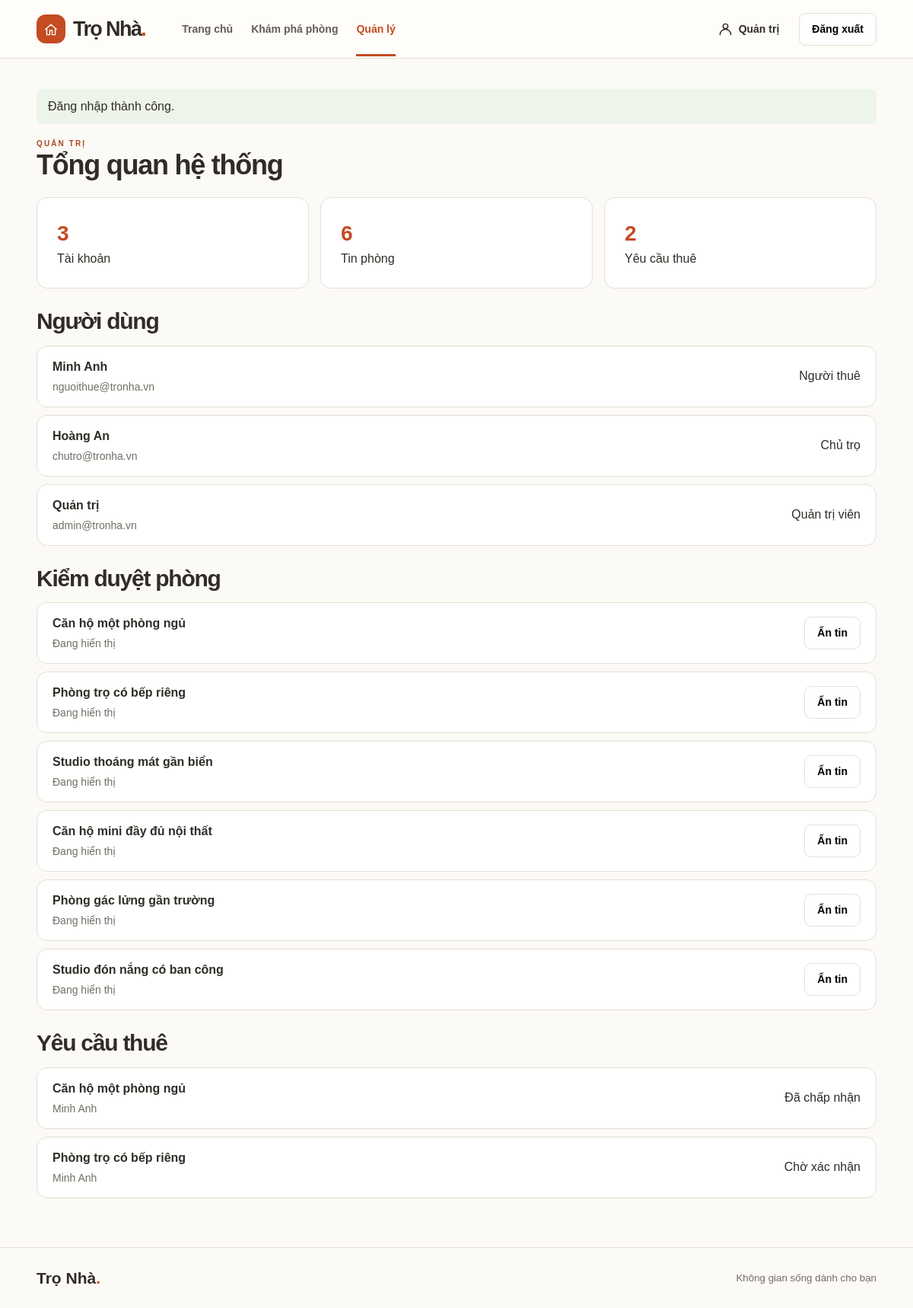
Page /admin/index.php (signed in) on the committed database.
### tables this page shows
CREATE TABLE IF NOT EXISTS users (
 id INT UNSIGNED AUTO_INCREMENT PRIMARY KEY, name VARCHAR(120) NOT NULL, email VARCHAR(150) NOT NULL UNIQUE,
 hash VARCHAR(255) NOT NULL, role ENUM('renter','landlord','admin') NOT NULL, phone VARCHAR(24) NOT NULL DEFAULT ''
);

CREATE TABLE IF NOT EXISTS rooms (
 id INT UNSIGNED AUTO_INCREMENT PRIMARY KEY, owner INT UNSIGNED NOT NULL, title VARCHAR(160) NOT NULL,
 city VARCHAR(100) NOT NULL, district VARCHAR(120) NOT NULL, price INT UNSIGNED NOT NULL, area DECIMAL(7,1) NOT NULL,
 type VARCHAR(50) NOT NULL DEFAULT 'Phòng trọ', description TEXT NOT NULL, amenities VARCHAR(500) NOT NULL,
 image MEDIUMTEXT NOT NULL, available TINYINT NOT NULL DEFAULT 1, hidden TINYINT NOT NULL DEFAULT 0,
 archived TINYINT NOT NULL DEFAULT 0, FOREIGN KEY(owner) REFERENCES users(id)
);

CREATE TABLE IF NOT EXISTS requests (
 id INT UNSIGNED AUTO_INCREMENT PRIMARY KEY, room INT UNSIGNED NOT NULL, renter INT UNSIGNED NOT NULL,
 status ENUM('pending','accepted','rejected') NOT NULL DEFAULT 'pending', created_at TIMESTAMP NOT NULL DEFAULT CURRENT_TIMESTAMP,
 FOREIGN KEY(room) REFERENCES rooms(id), FOREIGN KEY(renter) REFERENCES users(id)
);

### config/database.php (called while the page is built)
<?php
function getConnection(): PDO {
    static $pdo;
    if (!$pdo) {
        $dsn = sprintf('mysql:host=%s;port=%s;dbname=%s;charset=utf8mb4', getenv('DB_HOST') ?: '127.0.0.1', getenv('DB_PORT') ?: '3307', getenv('DB_NAME') ?: 'quan_ly_phong_tro');
        $pdo = new PDO($dsn, getenv('DB_USER') ?: 'root', getenv('DB_PASSWORD') ?: '', [
            PDO::ATTR_ERRMODE => PDO::ERRMODE_EXCEPTION, PDO::ATTR_DEFAULT_FETCH_MODE => PDO::FETCH_ASSOC,
            PDO::ATTR_EMULATE_PREPARES => false
        ]);
    }
    return $pdo;
}

### admin/index.php (the view)
<?php
require dirname(__DIR__) . '/config/auth.php';
startPage('admin');
?>
<?php
$users=sql('SELECT name,email,role FROM users ORDER BY id')->fetchAll();
 $rooms=sql('SELECT id,title,hidden,archived FROM rooms ORDER BY id DESC')->fetchAll();
 $requests=sql('SELECT r.title,u.name,q.status FROM requests q JOIN rooms r ON r.id=q.room JOIN users u ON u.id=q.renter ORDER BY q.id DESC')->fetchAll();
?><div class="eyebrow">QUẢN TRỊ</div><h1>Tổng quan hệ thống</h1><div class="stats"><?php foreach(['Tài khoản'=>count($users),'Tin phòng'=>count(array_filter($rooms,fn($r)=>!$r['archived'])),'Yêu cầu thuê'=>count($requests)] as $label=>$n):?><div class="panel"><strong><?=$n?></strong><?=h($label)?></div><?php endforeach;?></div><h2>Người dùng</h2><div class="rows"><?php foreach($users as $u):?><article class="row"><div><b><?=h($u['name'])?></b><p><?=h($u['email'])?></p></div><?=ROLES[$u['role']]?></article><?php endforeach;?></div>
<h2>Kiểm duyệt phòng</h2><div class="rows"><?php foreach($rooms as $r):?><article class="row"><div><b><?=h($r['title'])?></b><p><?=$r['archived']?'Đã lưu trữ':($r['hidden']?'Đang ẩn':'Đang hiển thị')?></p></div><?php if(!$r['archived'])actionForm($r['hidden']?'restore':'hide',$r['id'],$r['hidden']?'Khôi phục':'Ẩn tin');?></article><?php endforeach;if(!$rooms):?><p>Chưa có phòng.</p><?php endif;?></div>
<h2>Yêu cầu thuê</h2><div class="rows"><?php foreach($requests as $q):?><article class="row"><div><b><?=h($q['title'])?></b><p><?=h($q['name'])?></p></div><?=STATUS[$q['status']]?></article><?php endforeach;if(!$requests):?><p>Chưa có yêu cầu thuê.</p><?php endif;?></div>
<?php require ROOT.'/components/footer.php'; ?>

### components/header.php (shortened to what this page needs)
<?php
require_once ROOT.'/components/icons.php';
$ownerArea=str_starts_with(ROUTES[$page],'landlord/');
$nav=['home'=>'Trang chủ','browse'=>'Khám phá phòng'];
if(($user['role']??'')==='admin')$nav['admin']='Quản lý';
$active=$page==='home'&&isset($_GET['browse'])?'browse':($ownerArea&&$page!=='inbox'?'dashboard':$page);
?>
<!doctype html><html lang="vi"><head><meta charset="utf-8"><meta name="viewport" content="width=device-width,initial-scale=1"><title><?=h($nav[$active]??'Phòng trọ')?> · Trọ Nhà</title>
<link rel="stylesheet" href="<?=asset('css/style.css')?>"><link rel="stylesheet" href="<?=asset('css/home.css')?>"><link rel="stylesheet" href="<?=asset('css/auth.css')?>"></head><body>
<a class="skip" href="#main">Đến nội dung chính</a><header><div class="wrap top"><a class="brand" href="<?=url()?>"><span class="logo-mark"><?=icon('home')?></span><span>Trọ Nhà<b>.</b></span></a><nav><?php foreach($nav as $key=>$label):?><a class="<?=$active===$key?'active':''?>" href="<?=url($key)?>"><?=h($label)?></a><?php endforeach;?></nav><div class="account">
<?php if($user):?><a class="btn plain" href="<?=url('profile')?>"><?=icon('user').h($user['name'])?></a><form method="post" action="<?=url('logout')?>"><?=csrf()?><button class="btn outline" name="action" value="logout">Đăng xuất</button></form><?php else:?><a class="btn plain" href="<?=url('login')?>"><?=icon('door')?>Đăng nhập</a><a class="btn primary" href="<?=url('register')?>">Đăng ký</a><?php endif;?></div></div></header>
<main tabindex="-1" id="main" class="<?=$ownerArea?'':'wrap '?>page <?=$active==='home'?'homepage':''?>"><?php if(isset($_SESSION['message'])):?><p class="flash" role="status"><?=h($_SESSION['message'])?></p><?php endif;?>

### components/icons.php
<?php
function icon($name){
 $paths=[
    'home' => 'm3 12 9-8 9 8M5 11v10h5v-7h4v7h5V11',
    'pin' => 'M19 10c0 5-7 11-7 11S5 15 5 10a7 7 0 1 1 14 0z M14 10a2 2 0 1 1-4 0 2 2 0 0 1 4 0z',
    'coin' => 'M3 6h18v13H3z M3 10h18m-6 5h3',
    'area' => 'M3 9V3h6m6 0h6v6m0 6v6h-6m-6 0H3v-6',
    'search' => 'M16 16l5 5 M18 10a8 8 0 1 1-16 0 8 8 0 0 1 16 0z',
    'arrow' => 'M4 12h15m-6-6 6 6-6 6',
    'chev' => 'm7 10 5 5 5-5',
    'door' => 'M10 4h10v16H10M2 12h13m-5-5 5 5-5 5',
    'user' => 'M16 7a4 4 0 1 1-8 0 4 4 0 0 1 8 0z M3 21a9 9 0 0 1 18 0',
    'plus' => 'M12 4v16M4 12h16',
];
 return '<svg class="icon" viewBox="0 0 24 24" fill="none" stroke="currentColor" stroke-width="1.8" stroke-linecap="round" stroke-linejoin="round" aria-hidden="true"><path d="'.$paths[$name].'"/></svg>';
}

### config/auth.php (shortened to what this page needs)
<?php
require_once __DIR__.'/database.php';
function h($value){return htmlspecialchars((string)$value,ENT_QUOTES|ENT_SUBSTITUTE,'UTF-8');}
function sql($query,$args=[]){$s=getConnection()->prepare($query);$s->execute($args);return $s;}
function one($query,$args=[]){return sql($query,$args)->fetch();}
function url($page='home',$args=[]){
 $script=str_replace(DIRECTORY_SEPARATOR,'/',$_SERVER['SCRIPT_NAME']);
 $file=str_replace(DIRECTORY_SEPARATOR,'/',$_SERVER['SCRIPT_FILENAME']);
 $relative=substr($file,strlen(str_replace(DIRECTORY_SEPARATOR,'/',ROOT)));
 $prefix=substr($script,0,strlen($script)-strlen($relative));
 if($page==='browse'){
  if(isset($args['id']))$page='detail';
  else $args=['browse'=>1]+$args;
 }
 return $prefix.'/'.ROUTES[$page].($args?'?'.http_build_query($args):'');
}
function csrf(){return '<input type="hidden" name="token" value="'.h($_SESSION['token']).'">';}
function actionForm($action,$id,$label,$class='outline',$extra=''){
 echo '<form method="post" '.$extra.'>'.csrf().'<input type="hidden" name="action" value="'.h($action).'"><input type="hidden" name="id" value="'.(int)$id.'"><button class="btn '.h($class).'">'.h($label).'</button></form>';
}
function startup($page){
 try{
 $user=isset($_SESSION['uid'])?one('SELECT id,name,email,role,phone FROM users WHERE id=?',[$_SESSION['uid']]):null;
 }catch(DomainException $e){$error=$e->getMessage();}
 catch(PDOException $e){if(isset($e->errorInfo[1])&&$e->errorInfo[1]===1062){$error='Email này đã được sử dụng.';}else{databaseError();}}
}
function asset($path){return substr(url('home'),0,-strlen('pages/home.php')).$path;}
function startPage($key){
 global $page,$user,$error,$ownerArea;
 $page=$key;
 startup($key);
 require ROOT.'/components/header.php';
}

### components/footer.php
</main><?php if($ownerArea??false):?></div><?php endif;?><footer><div class="wrap"><strong>Trọ Nhà<span>.</span></strong><small>Không gian sống dành cho bạn</small></div></footer></body></html>

### css/style.css (style rules this page uses)
:root { --ink:#302d27;--muted:#716d63;--orange:#c44b22;--line:#e5dfd5;--paper:#fcfaf6;font-family:Arial,Helvetica,sans-serif;color:var(--ink);background:var(--paper);line-height:1.5 }
* { box-sizing:border-box }
body { margin:0 }
a { color:inherit;text-decoration:none }
button,input,select,textarea { font:inherit }
button,a,select { touch-action:manipulation }
button { cursor:pointer }
.wrap { width:min(1216px,92%);margin:auto }
.icon { width:19px;height:19px;vertical-align:middle;flex:none }
header { background:#fffdf9;border-bottom:1px solid var(--line) }
.top { min-height:76px;display:flex;align-items:center;gap:clamp(20px,4vw,68px) }
.brand { display:inline-flex;gap:10px;align-items:center;font-size:27px;font-weight:800;letter-spacing:-1.6px;white-space:nowrap }
.brand b,footer strong span { color:var(--orange) }
.logo-mark { display:grid;place-items:center;width:38px;height:38px;border-radius:12px;background:var(--orange);color:white }
.logo-mark svg { width:30px }
.top nav,.account,.actions { display:flex;align-items:center;gap:18px;flex-wrap:wrap }
.top nav { gap:24px }
.top nav a { color:#625e57;font-weight:600;font-size:14px;padding:26px 0 22px;border-bottom:3px solid transparent }
.top nav .active { color:var(--orange);border-color:var(--orange) }
.account { margin-left:auto;gap:9px }
.btn,.text-link { display:inline-flex;align-items:center;justify-content:center;gap:8px;font-weight:650 }
.btn { border:1px solid transparent;border-radius:9px;padding:10px 16px;font-size:14px }
.plain { background:transparent }
.btn.outline,.btn.danger { background:#fff;border-color:var(--line) }
.page { padding:40px 0 64px;min-height:77vh }
.eyebrow { font-size:10px;letter-spacing:2.1px;font-weight:800;color:#a74824;display:flex;align-items:center;gap:8px }
h1,h2,h3,p { margin:0 }
h1,h2 { letter-spacing:-1.25px;line-height:1.15 }
h1 { font-size:clamp(29px,3vw,42px);margin-bottom:22px }
h2 { font-size:clamp(24px,2.5vw,34px) }
.card,.panel,.row { background:white;border:1px solid var(--line);border-radius:14px }
.panel { padding:26px }
.form-grid,.stats { display:grid;grid-template-columns:1fr 1fr;gap:15px }
.rows { display:grid;gap:10px }
.row { display:flex;align-items:center;justify-content:space-between;padding:15px 20px;gap:12px }
.row p { font-size:14px;color:var(--muted);margin-top:4px }
.stats { grid-template-columns:repeat(3,1fr);margin:20px 0 }
.stats strong { display:block;font-size:28px;color:var(--orange) }
.rows+h2,.stats+h2 { margin:26px 0 14px }
footer { border-top:1px solid var(--line);color:var(--muted) }
footer .wrap { display:flex;justify-content:space-between;align-items:center;padding:24px 0 }
footer strong { font-size:21px;color:var(--ink) }

### css/auth.css (style rules this page uses)
.flash { background: #edf4ea; border-radius: 8px; padding: 11px 15px; margin-bottom: 18px; }
.account form { margin: 0; }

### rows in the picture
users: name "Quản trị", email "admin@tronha.vn", role "Quản trị viên"
users: name "Minh Anh", email "nguoithue@tronha.vn", role "Người thuê"
users: name "Hoàng An", email "chutro@tronha.vn", role "Chủ trọ"
rooms: title "Căn hộ một phòng ngủ", archived "Đang hiển thị"
rooms: title "Phòng trọ có bếp riêng", archived "Đang hiển thị"
rooms: title "Studio thoáng mát gần biển", archived "Đang hiển thị"
rooms: title "Căn hộ mini đầy đủ nội thất", archived "Đang hiển thị"
rooms: title "Phòng gác lửng gần trường", archived "Đang hiển thị"
rooms: title "Studio đón nắng có ban công", archived "Đang hiển thị"
requests: room.title "Căn hộ một phòng ngủ", renter.name "Minh Anh", status "Đã chấp nhận"
requests: room.title "Phòng trọ có bếp riêng", renter.name "Minh Anh", status "Chờ xác nhận"

### other values in the picture
$label "Trang chủ"
$label "Khám phá phòng"
$label "Quản lý"
$_SESSION['message'] "Đăng nhập thành công."
$n "3"
$label "Tài khoản"
$n "6"
$label "Tin phòng"
$n "2"
$label "Yêu cầu thuê"
